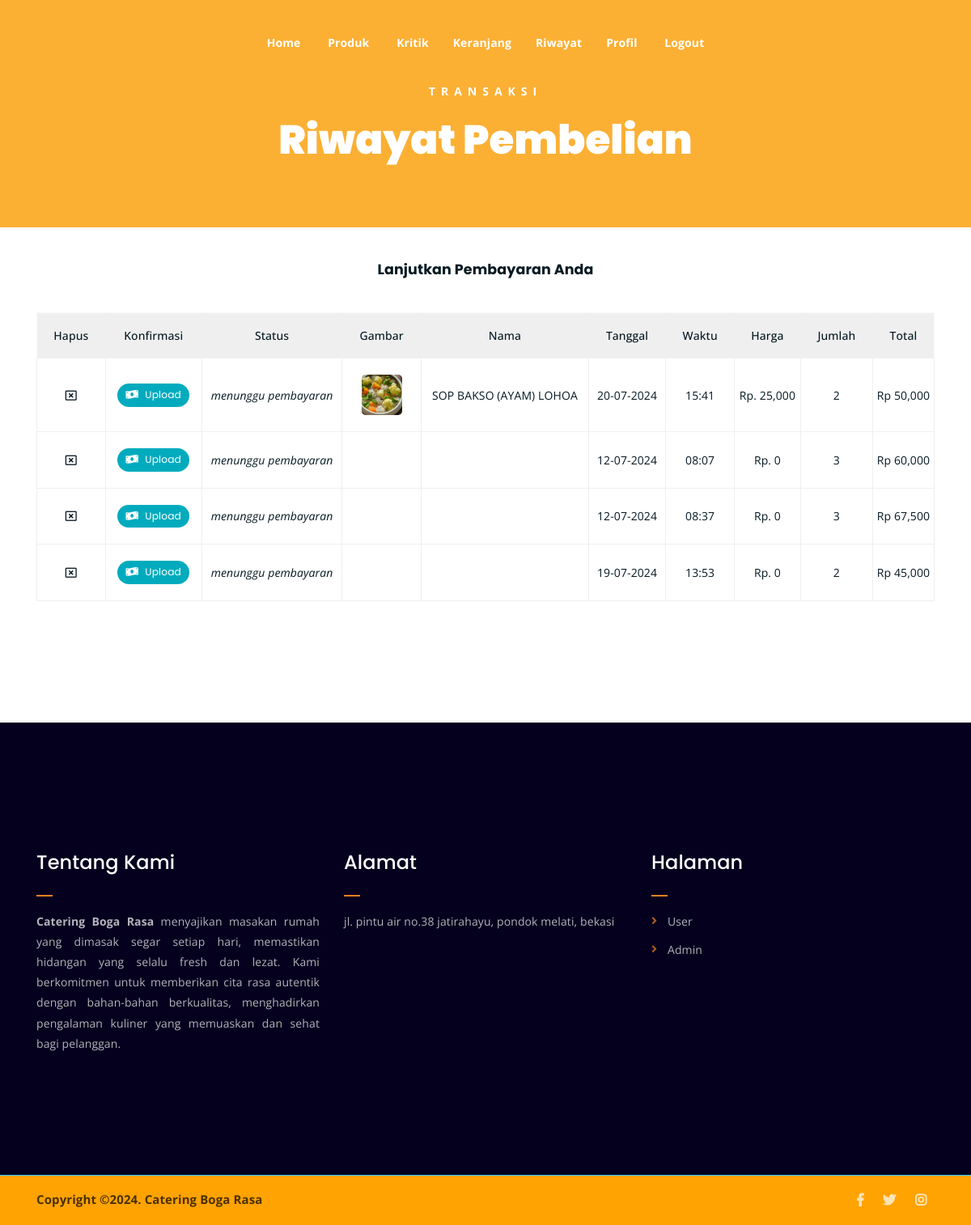
Screenshot of /riwayat-transaksi.php (signed in) with the database file from the repository.
### tables this page shows
CREATE TABLE `keranjang` (
  `id_keranjang` int(11) NOT NULL,
  `id_produk` varchar(11) NOT NULL,
  `id_user` int(11) NOT NULL,
  `jumlah` int(11) NOT NULL,
  `total` int(55) NOT NULL,
  `riwayat` varchar(55) NOT NULL,
  `tanggal` varchar(55) NOT NULL,
  `waktu` varchar(55) NOT NULL,
  `bukti_transfer` varchar(55) NOT NULL
);

CREATE TABLE `produk` (
  `id` int(11) NOT NULL,
  `id_produk` varchar(11) NOT NULL,
  `nama_produk` varchar(55) NOT NULL,
  `gambar` varchar(55) NOT NULL,
  `harga` varchar(55) NOT NULL,
  `deskripsi` varchar(1000) NOT NULL,
  `menu_hari` varchar(111) NOT NULL
);

### riwayat-transaksi.php (the view, shortened to what this page needs)
<?php
include("./app/database/db.php");
$id_user = $_SESSION["user"]['id_user'];
$produk = mysqli_query($conn, "SELECT * FROM keranjang LEFT JOIN produk ON keranjang.id_produk = produk.id_produk LEFT JOIN promosi ON produk.id_produk = promosi.id_produk WHERE keranjang.id_user = $id_user AND keranjang.riwayat = 'menunggu pembayaran' OR keranjang.id_user = $id_user AND keranjang.riwayat = 'sudah bayar' OR keranjang.id_user = $id_user AND keranjang.riwayat = 'Pembayaran Diterima' OR keranjang.id_user = $id_user AND keranjang.riwayat = 'Bukti Transfer Ditolak'");
?>
<!DOCTYPE html>
<html lang="en">
<head>
	<link rel="stylesheet" href="assets/css/all.min.css">
	<link rel="stylesheet" href="assets/bootstrap/css/bootstrap.min.css">
	<link rel="stylesheet" href="assets/css/owl.carousel.css">
	<link rel="stylesheet" href="assets/css/magnific-popup.css">
	<link rel="stylesheet" href="assets/css/animate.css">
	<link rel="stylesheet" href="assets/css/meanmenu.min.css">
	<link rel="stylesheet" href="assets/css/main.css">
	<link rel="stylesheet" href="assets/css/responsive.css">
</head>
<body>
	<?php include('./include/nav.php') ?>
	<div class="breadcrumb-section breadcrumb-bg">
		<div class="container">
			<div class="row">
				<div class="col-lg-8 offset-lg-2 text-center">
					<div class="breadcrumb-text">
						<p style="color:white">Transaksi</p>
						<h1>Riwayat Pembelian</h1>
					</div>
				</div>
			</div>
		</div>
	</div>
	<h5 class="mb-5 mt-5 text-center">Lanjutkan Pembayaran Anda</h5>
	<div class="cart-section mb-150 mt-5">
		<div class="container">
		<form action="" method="POST">
			<div class="row">
				<div class="col-lg-12 col-md-12">
					<div class="cart-table-wrap">
						<table class="cart-table">
							<thead class="cart-table-head">
								<tr class="table-head-row">
									<th class="product-image">Hapus</th>
									<th class="product-image">Konfirmasi</th>
									<th class="product-image">Status</th>
									<th class="product-image">Gambar</th>
									<th class="product-name">Nama</th>
									<th class="product-quantity">Tanggal</th>
									<th class="product-quantity">Waktu</th>
									<th class="product-price">Harga</th>
									<th class="product-quantity">Jumlah</th>
									<th class="product-total">Total</th>
								</tr>
							</thead>
							<tbody>
								<?php while($p = mysqli_fetch_array($produk)) { ?>
								<tr class="table-body-row">
									<td class="product-remove"><a href="delete.php?id_keranjang_transaksi=<?= $p['id_keranjang'] ?>"><i class="far fa-window-close"></i></a></td>
									<?php
										if($p['riwayat'] == 'menunggu pembayaran'){
									?>
										<td><a  class="cart-btn btn btn-sm" href="upload-bukti.php?id_keranjang=<?= $p['id_keranjang'] ?>"><i class="fas fa-money-bill-wave"></i> Upload</a></td>
									<?php }if($p['riwayat'] == 'sudah bayar'){?>
										<td>Menunggu</td>
										<?php }if($p['riwayat'] == 'Pembayaran Diterima'){ ?>
										<td>Lunas</td>
									<?php }if($p['riwayat'] == 'Bukti Transfer Ditolak'){ ?>
										<td>Ditolak</td>
										<?php } ?>
									<td class="product-name"><i><?= $p['riwayat'] ?></i></td>
									<td class="product-image"><img src="./app/admin/foto/<?= $p['gambar'] ?>" alt=""></td>
									<td class="product-name"><?= $p['nama_produk'] ?><input type="hidden" name="produk" value="<?= $p['nama_produk'] ?>"></td>
									<td class="product-name"><?= $p['tanggal'] ?></td>
									<td class="product-name"><?= $p['waktu'] ?></td>
									<td class="product-price">Rp. <?php echo number_format($p['harga']) ?></td>
									<td class="product-quantity"><?php echo $p['jumlah'] ?><input type="hidden" name="jumlah" value="<?php echo $p['jumlah'] ?>"></td>
									<td class="product-total">Rp <?php echo number_format($p['total']) ?></td>
								</tr>
								<?php } ?>
							</tbody>
						</table>
					</div>
				</div>
			</div>
		</form>
		</div>
	</div>
	<?php include('./include/footer.php') ?>
</body>
</html>

### assets/css/main.css (style rules this page uses)
html { font-size: 14px; font-weight: 400; line-height: 28px; height: 100%; }
body { font-family: "Open Sans", sans-serif; font-weight: 400; font-size: 1rem; letter-spacing: 0.1px; line-height: 1.8; color: #051922; overflow-x: hidden; }
body img { max-width: 100%; }
a { cursor: pointer; text-decoration: none; -webkit-transition: all 0.2s ease-in-out; -o-transition: all 0.2s ease-in-out; transition: all 0.2s ease-in-out; }
h1, .h1, h2, .h2, h3, .h3, h4, .h4, h5, .h5, h6, .h6 { font-family: "Poppins", sans-serif; font-weight: 700; margin: 0 0 1.25rem 0; color: #051922; }
h1:last-child, .h1:last-child, h2:last-child, .h2:last-child, h3:last-child, .h3:last-child, h4:last-child, .h4:last-child, h5:last-child, .h5:last-child, h6:last-child, .h6:last-child { margin: 0; }
h1, .h1 { font-size: 4rem; font-weight: 700; line-height: 4rem; }
h5, .h5 { font-size: 1.25rem; font-weight: 700; line-height: 1.5rem; }
p { font-family: "Open Sans", sans-serif; font-weight: 400; font-size: 1rem; letter-spacing: 0.1px; line-height: 1.8; color: #051922; margin: 0 0 1.25rem 0; }
.mb-150 { margin-bottom: 150px; }
a.boxed-btn, a.cart-btn, button.cart-btn { border-radius: 30px; border: none; }
.breadcrumb-text p { color: #f28123; font-weight: 700; text-transform: uppercase; letter-spacing: 7px; }
.breadcrumb-text h1 { font-size: 50px; font-weight: 900; color: #fff; margin: 0; margin-top: 20px; }
.breadcrumb-section { padding: 80px 0; background-size: cover; background-position: center center; position: relative; z-index: 1; background-attachment: fixed; padding-top: 100px; color: #000; }
.breadcrumb-section:after { position: absolute; left: 0; top: 0; width: 100%; height: 100%; content: ""; background-color: #fa9d02; color: #000; z-index: -1; opacity: 0.8; }
.product-image img { -webkit-transition: 0.3s; -o-transition: 0.3s; transition: 0.3s; }
a.cart-btn { -webkit-transition: 0.2s; -o-transition: 0.2s; transition: 0.2s; }
html, body { height: 100%; }
.product-image { padding: 30px; padding-bottom: 0; }
.product-image img { width: 90%; border-radius: 5px; margin-bottom: 10px; }
a.cart-btn { font-family: "Poppins", sans-serif; display: inline-block; background-color: #01abbd; color: #fff; padding: 5px 0px; width: 75%; }
a.cart-btn i { margin-right: 5px; }
table.cart-table { border: 1px solid #f9f9f9; width: 100%; }
thead { border-bottom: 1px solid #eee; }
tr.table-head-row th { border-right: 1px solid #efefef; padding: 15px; font-weight: 500; text-align: center; }
tr.table-head-row th:last-child { border-right: none; }
.cart-table-wrap tbody tr td { text-align: center; }
td.product-image img { max-width: 50px; -webkit-box-shadow: none; box-shadow: none; margin-bottom: 0; }
.cart-table-wrap tbody tr td { border: 1px solid #efefef; padding: 20px 0; color: #051922; }
thead.cart-table-head tr { background-color: #efefef; }
td.product-remove a { color: #051922; }

### rows the page displays
keranjang: riwayat "menunggu pembayaran", produk.gambar (picture), produk.nama_produk "SOP BAKSO (AYAM) LOHOA", tanggal "20-07-2024", waktu "15:41", produk.harga "25,000", jumlah "2", total "50,000"
keranjang: riwayat "menunggu pembayaran", tanggal "12-07-2024", waktu "08:07", harga "0", jumlah "3", total "60,000"
keranjang: riwayat "menunggu pembayaran", tanggal "12-07-2024", waktu "08:37", harga "0", jumlah "3", total "67,500"
keranjang: riwayat "menunggu pembayaran", tanggal "19-07-2024", waktu "13:53", harga "0", jumlah "2", total "45,000"
